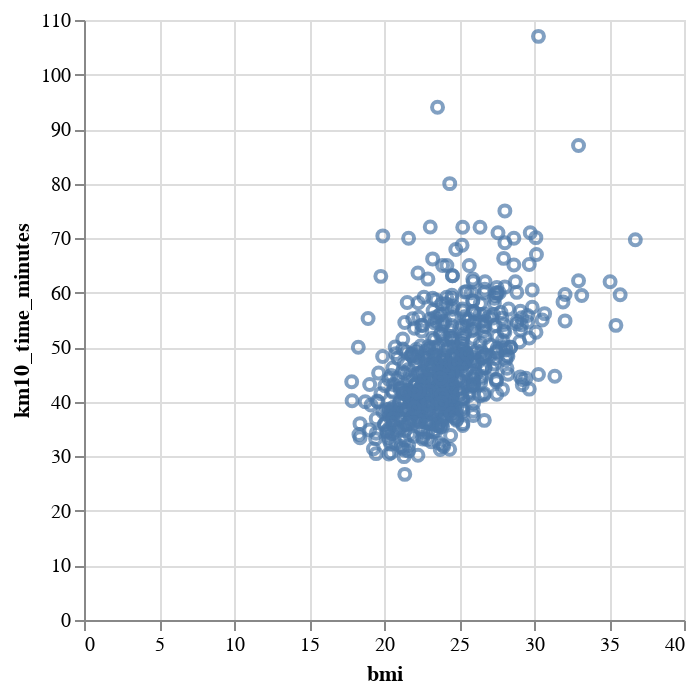

The notebook cell this image was saved under:
### Markdown cell above
## Create scatter plot

### Code cell
plot = alt.Chart(male_runners_transformed).mark_point().encode(
  x="bmi",
  y="km10_time_minutes"
)
plot

### Figure 1 — Vega-Lite specification as saved in the notebook (floating-point values rounded to 4 significant figures; data arrays with more than 128 entries replaced by an {"elided": "..."} marker saying what was removed)
{"config": {"view": {"continuousWidth": 300, "continuousHeight": 300}}, "data": {"name": "data-600c60fe2df75456e22412bc22284e1f"}, "mark": {"type": "point"}, "encoding": {"x": {"field": "bmi", "type": "quantitative"}, "y": {"field": "km10_time_minutes", "type": "quantitative"}}, "$schema": "https://vega.github.io/schema/vega-lite/v5.20.1.json", "datasets": {"data-600c60fe2df75456e22412bc22284e1f": {"elided": "607 records"}}}
